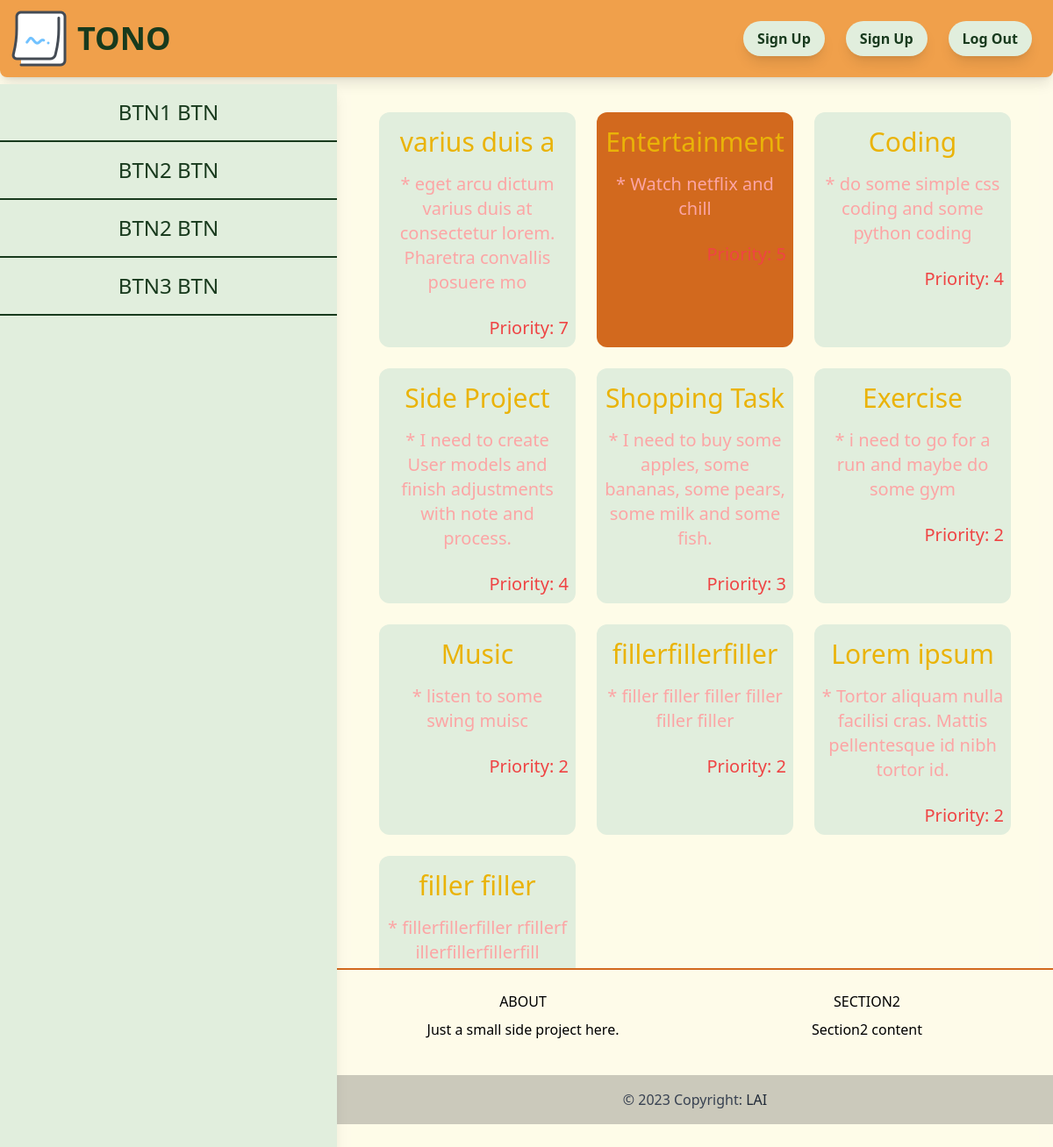
The app's page /notes/ with its own data.
### item/models.py (models this page shows, shortened)
class Note(models.Model):
    name = models.TextField(max_length=30)
    detail = models.TextField(max_length=80)
    inlist = models.ForeignKey(NoteList,related_name='notes',on_delete=models.CASCADE)
    complete = models.BooleanField(default=False)
    priority = models.IntegerField()
    created_at = models.DateTimeField(auto_now=True)
    class meta:
        ordering = ('priority')

### core/views.py (the view)
# urls.py: path('notes/',notes,name='notes'),
def notes(request):
    notes = Note.objects.all().order_by('-priority')
    sum = notes.count()
    finished = Note.objects.filter(complete=True).count()
    unfinished = sum - finished
    return render(request,'core/notes.html', {
        'notes': notes,
        'sum': sum,
        'fin': finished,
        'unfin': unfinished,
    })

### core/templates/core/notes.html (shortened to what this page needs)
{%extends './base.html'%}
{%block content%}
<div class="bg-alu-main px-4">
<div class="grid grid-cols-3 px-8 py-8 gap-6 bg-yellow-50 ">
{%for note in notes%}
    {%if note.complete == True%}
    <a href="#" class="text-center rounded-xl hover:animate-pulse bg-alu-red">
    {%else%}
    <a href="#" class="text-center rounded-xl hover:bg-alu-btn bg-alu-netural ease-in duration-300">
    {%endif%}
    <p class="text-3xl text-semibold text-yellow-500 mt-4 mb-4">{{note.name}}</p>
    <p class="text-xl text-red-300 mt-4 mb-4 px-2 whitespace-normal">* {{note.detail}}</p>
    <p class="text-end text-xl text-red-500 p-2">Priority: {{note.priority}}</p>
    </a>
{%endfor%}
</div>
<div class="flex justify-end bg-yellow-50 px-4 pt-2 pb-8 gap-2 ">
    <a href="#" class="text-center text-white text-2xl rounded-2xl bg-green-500 px-4 py-2">New</a>
    <a href="#" class="text-center text-white text-2xl rounded-2xl bg-yellow-900 px-4 py-2">Edit</a>
    <a href="#" class="text-center text-black text-2xl rounded-2xl bg-red-600 px-4 py-2">Delete</a>
</div>
</div>
{%endblock%}

### core/templates/core/base.html (shortened to what this page needs)
{% load static %}
<!DOCTYPE html>
<html>
    <head>
        <link rel="stylesheet" href="{% static 'mainout.css' %}">
    </head>
    <body class="bg-alu-main">
      <nav class="w-full flex flex-wrap justify-between fixed">
        <div class="container-fluid w-full flex flex-wrap justify-between px-3 py-3 bg-alu-three rounded-b-lg shadow-lg">
          <div class="inline-flex items-center">
                <img src="{% static '/images/logo.png' %}" alt="myLogo"></img>
                <a class="uppercase pl-3 text-4xl text-alu-btn font-extrabold" href="#">tono</a>
                </div>
                <div class="inline-flex justify-between whitespace-nowrap">
                <button class="flex-1 text-center bg-alu-netural hover:bg-alu-btn text-alu-btn font-semibold py-2 px-4 m-3 rounded-full shadow-lg ease-in duration-200">
                  <a href="/sign-up">Sign Up</a></button>
                <button class="flex-1 text-center bg-alu-netural hover:bg-alu-btn text-alu-btn font-semibold py-2 px-4 m-3 rounded-full shadow-lg ease-in duration-200">
                  <a href="/log-in">Sign Up</a></button>
                <button class="flex-1 text-center bg-alu-netural hover:bg-alu-btn text-alu-btn font-semibold py-2 px-4 m-3 rounded-full shadow-lg ease-in duration-200">
                  Log Out
                </button>
                </div>
              </div>
      </nav>
      <div class="flex flex-row">
        <div class="flex flex-col flex-wrap justify-items-center bg-alu-netural shadow-lg whitespace-nowrap w-96 h-full fixed mt-24">
          <button class="text-alu-btn text-2xl hover:bg-alu-three border-b-2 border-alu-btn py-4">BTN1 BTN</button>
          <button class="text-alu-btn text-2xl hover:bg-alu-three border-b-2 border-alu-btn py-4">BTN2 BTN</button>
          <button class="text-alu-btn text-2xl hover:bg-alu-three border-b-2 border-alu-btn py-4">BTN2 BTN</button>
          <button class="text-alu-btn text-2xl hover:bg-alu-three border-b-2 border-alu-btn py-4">BTN3 BTN</button>
        </div>
        <div class="flex flex-col bg-alu-main w-full h-full">
      <div class="pl-96 mt-24 h-screen pb-24">
      {% block content %}{% endblock %}
      </div>
      <footer class="text-center bg-alu-main border-t-2 border-t-alu-red pl-96 mt-52">
        <div class="container p-6 text-gray-80 ">
          <div class="grid grid-cols-2 gap-4">
            <div class="mb-6 md:mb-0">
              <h5 class="font-medium mb-2 uppercase">About</h5>
              <p class="mb-4">
                Just a small side project here.
              </p>
            </div>
            <div class="mb-6 md:mb-0">
              <h5 class="font-medium mb-2 uppercase">Section2</h5>
              <p class="mb-4">
                Section2 content
              </p>
            </div>
          </div>
        </div>
        <div class="text-center text-gray-700 p-4" style="background-color: rgba(0, 0, 0, 0.2);">
          © 2023 Copyright:
          <a class="text-gray-800" href="">LAI</a>
        </div>
      </footer>
    </div>
  </div>
    </body>
</html>

### records on screen
Note: name "varius duis a", detail "eget arcu dictum varius duis at consectetur lorem. Pharetra convallis posuere mo", priority "7"
Note: name "Entertainment", detail "Watch netflix and chill"
Note: name "Coding", detail "do some simple css coding and some python coding", priority "4"
Note: name "Side Project", detail "I need to create User models and finish adjustments with note and process.", priority "4"
Note: name "Shopping Task", detail "I need to buy some apples, some bananas, some pears, some milk and some fish.", priority "3"
Note: name "Exercise", detail "i need to go for a run and maybe do some gym", priority "2"
Note: name "Music", detail "listen to some swing muisc", priority "2"
Note: name "fillerfillerfiller", detail "filler filler filler filler filler filler", priority "2"
Note: name "Lorem ipsum", detail "Tortor aliquam nulla facilisi cras. Mattis pellentesque id nibh tortor id.", priority "2"
Note: name "filler filler", detail "fillerfillerfiller rfillerf illerfillerfillerfill…"
